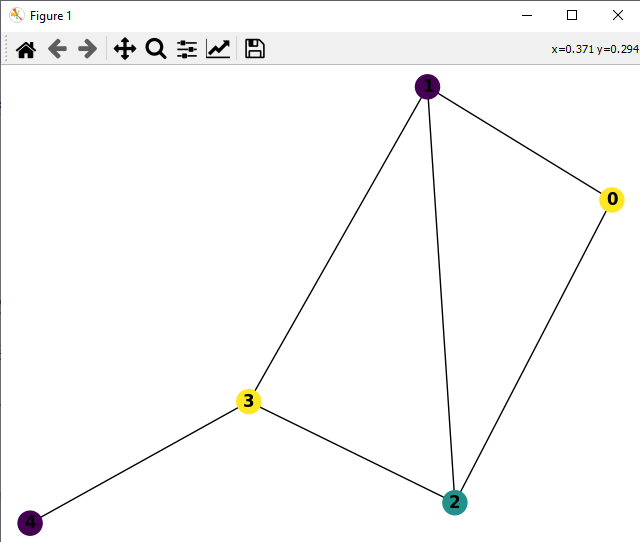

Recreate this plot in Python.
import networkx as nx
import matplotlib.pyplot as plt
import numpy as np

class Graph():
    def __init__(self):
        self.G = nx.Graph()

    def createFromAdjMatrix(self, input):
        print(input)
        matrix = self.__getMatrixFromInput(input)
        self.G = nx.from_numpy_matrix(matrix)
        self.__drawGraph()

    def __getMatrixFromInput(self, input):
        input = input.replace("\n", ";")[:-1]
        return np.matrix(input)

    def __drawGraph(self):
        plt.ion()
        plt.clf()
        nx.draw(self.G, with_labels=True, font_weight='bold')
        plt.show(block=False)
